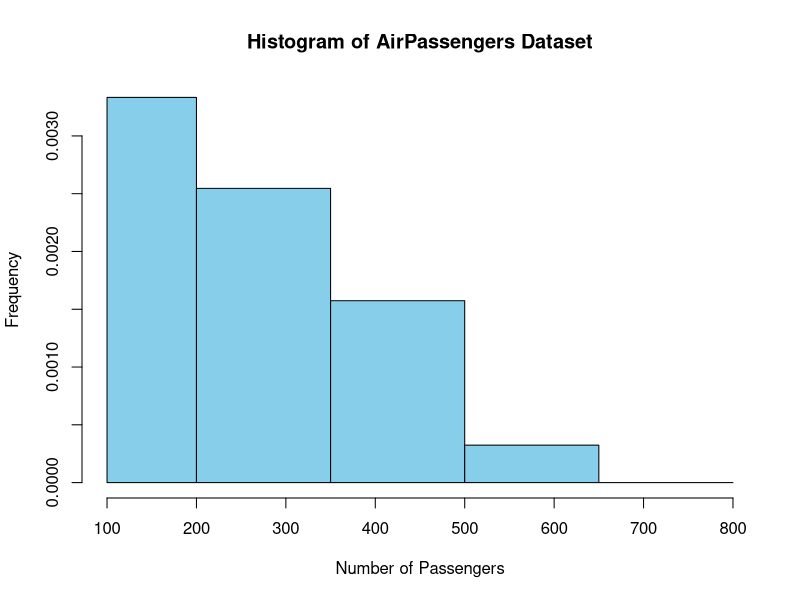

This figure's R source:
data("AirPassengers")

passenger_counts <- as.numeric(AirPassengers)

bins <- c(100, 200, 350, 500, 650, 800)


hist(passenger_counts, breaks = bins, main="Histogram of AirPassengers Dataset",
     xlab="Number of Passengers", ylab="Frequency", col="skyblue", border="black")
